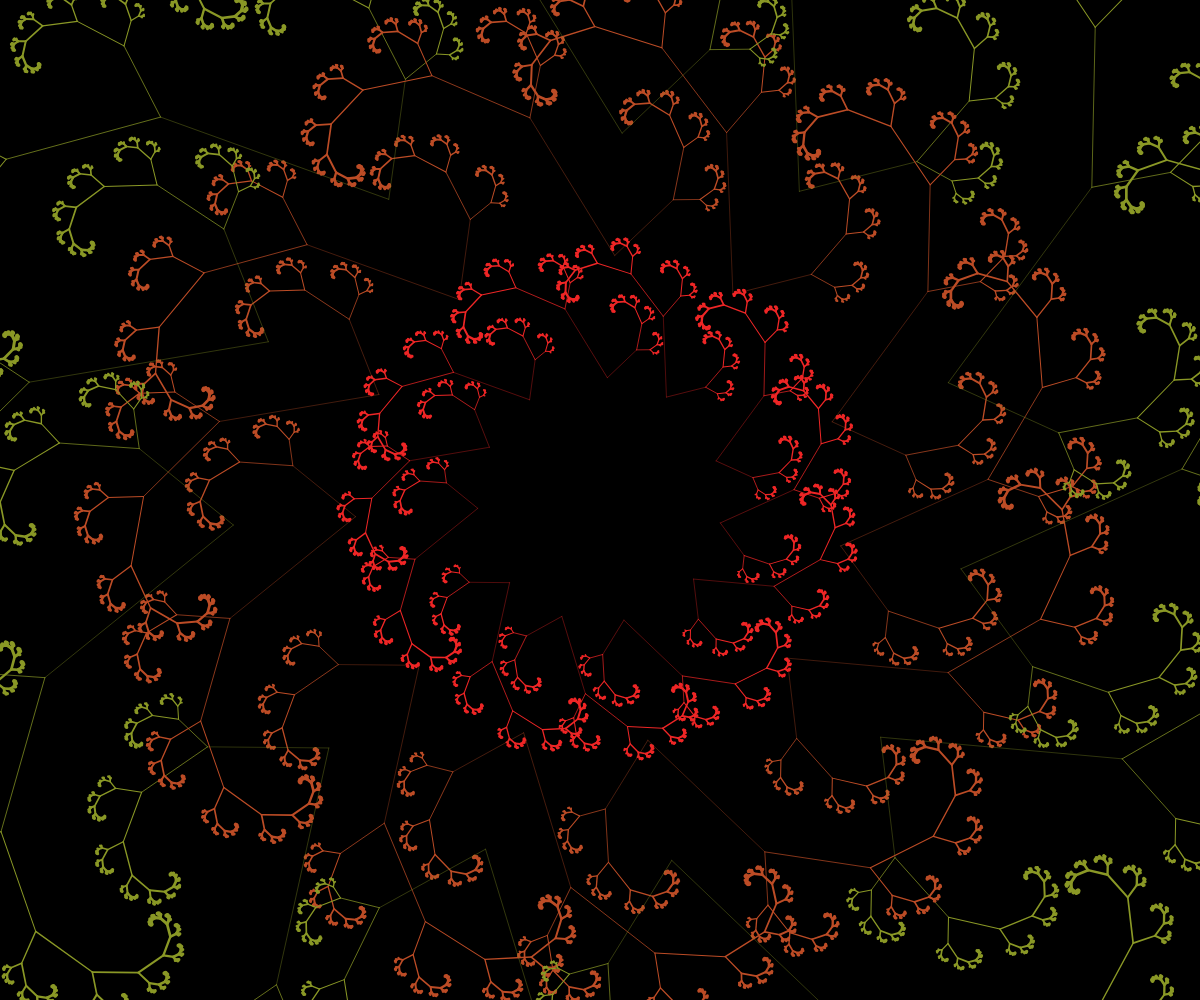
Frame 1 (no input)
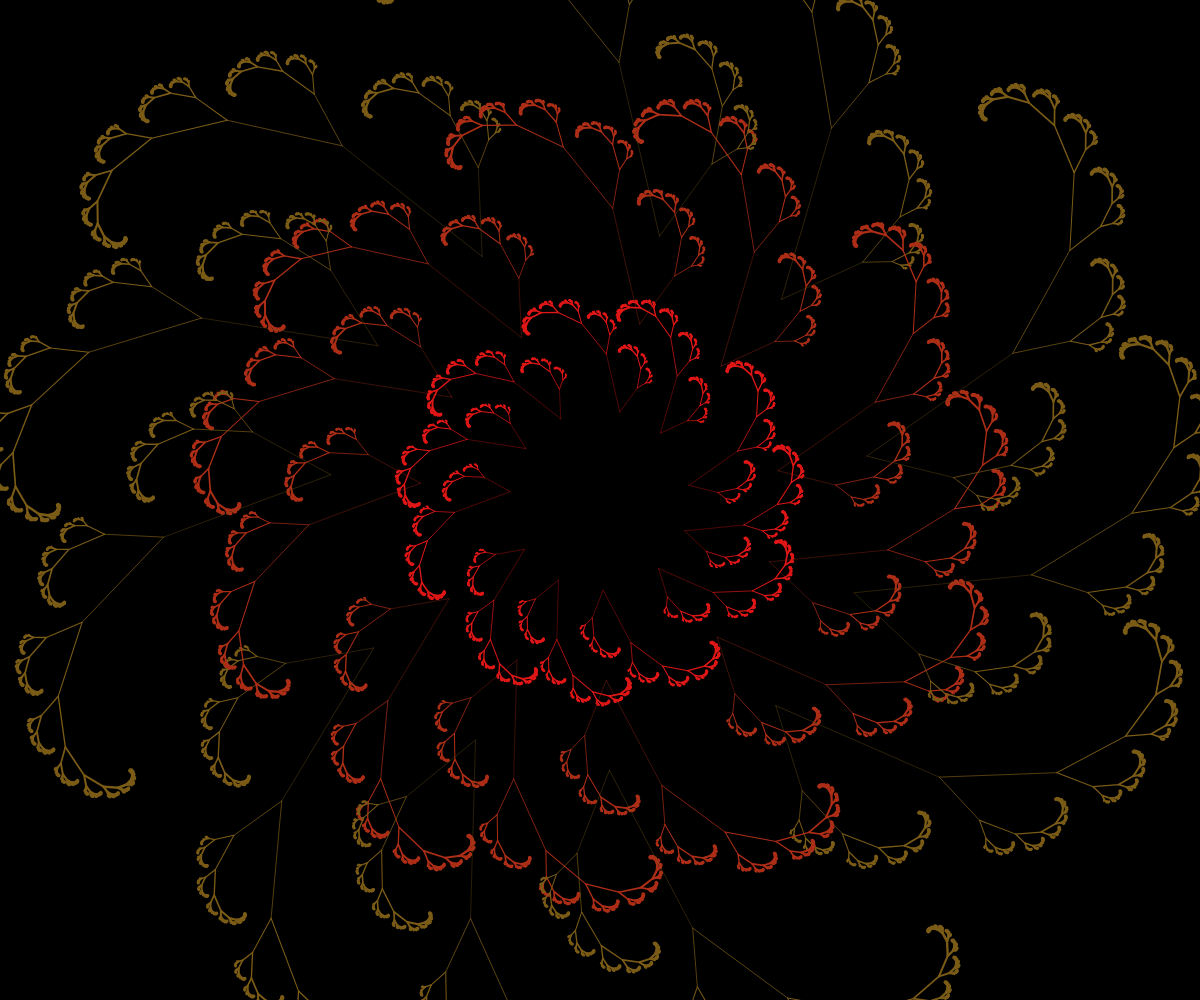
Frame 60 (no input)
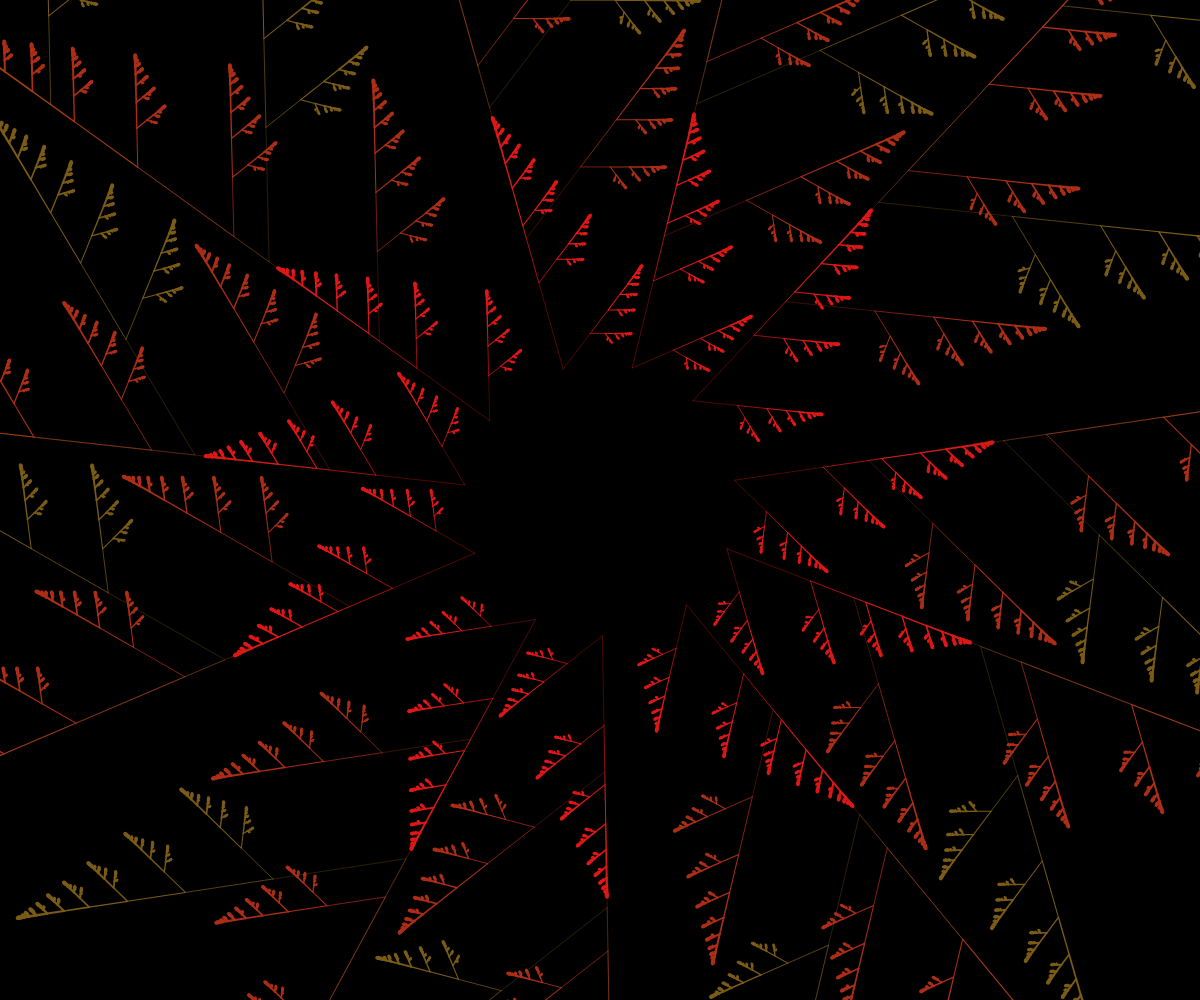
Frame 120 (the mouse pressed at the canvas centre since frame 60)

The p5.js sketch that drew these frames (run headless with seeded random() and noise() and a simulated clock; from frame 60 on, the mouse is pressed at the canvas centre):

// p5.js sketch
// ── sketch.js


var angle, angle2; // global variables for the main angles determining the design of my fractals
var tround = 0; // global variable controlling the spin direction of the nebulae
var xoff = 0; // the variable to offset Perlin noise value 

function setup() {
  createCanvas(windowWidth, windowHeight);
}

function draw() {
  background(0);
  var nr = map(noise(xoff), 0, 1, PI/6, PI/2); // Perlin noise will be used for the angle of my fractal branches (30 - 90)
  //2 angles will vary based on the mouse position: vertical and horizontal axes
  angle = map(mouseX, 0, width, nr, nr*2);
  angle2 = map(mouseY, 0, height, -nr/2, nr/2);
  
  push()
  // Start the tree from the center
  translate(width / 2, height / 2);

  if (mouseIsPressed) { //keep the mouse pressed for more hypnotic results
    rotate(tround * 1);
    tround++;
  } 
  
  // here are multiple calls for all my branches to grow
  for (t = 0; t <= 360; t += 36) {
    var nc = floor(map(nr, PI/6, PI/2, 5, 55)); // color of the branches is also determined by Perlin Noise
    print(nc);
    stroke(200+nc, nc, nc);
    push();
    rotate(angle2 + t);
    branch(angle * 100, 1);
    pop();
    stroke(150+nc, nc*2, nc);
    push();
    rotate(angle2 + t);
    branch(angle * 200, 1);
    pop();
    stroke(100+nc, nc*4, nc);
    push();
    rotate(angle2 + t);
    branch(angle * 300, 1);
    pop();
  }
  pop();
  xoff += 0.01; // moving forward my Perlin Noise "timeline"
}


function branch(len, generation) {
  // Draw the branch
  strokeWeight(map(generation, 1, 10, 0, 3));
  line(0, 0, 0, -len);

  // Move to the end and shrink.
  translate(0, -len);
  len *= 0.66;

  generation++;
  
  // the recursion happens here
  if (len > 1) {
    push();
    rotate(angle/2*angle);
    branch(len * 0.5, generation);
    pop();
    
    // the other branch
    push();
    rotate(angle2*1);
    branch(len, generation);
    pop();
  }
}
